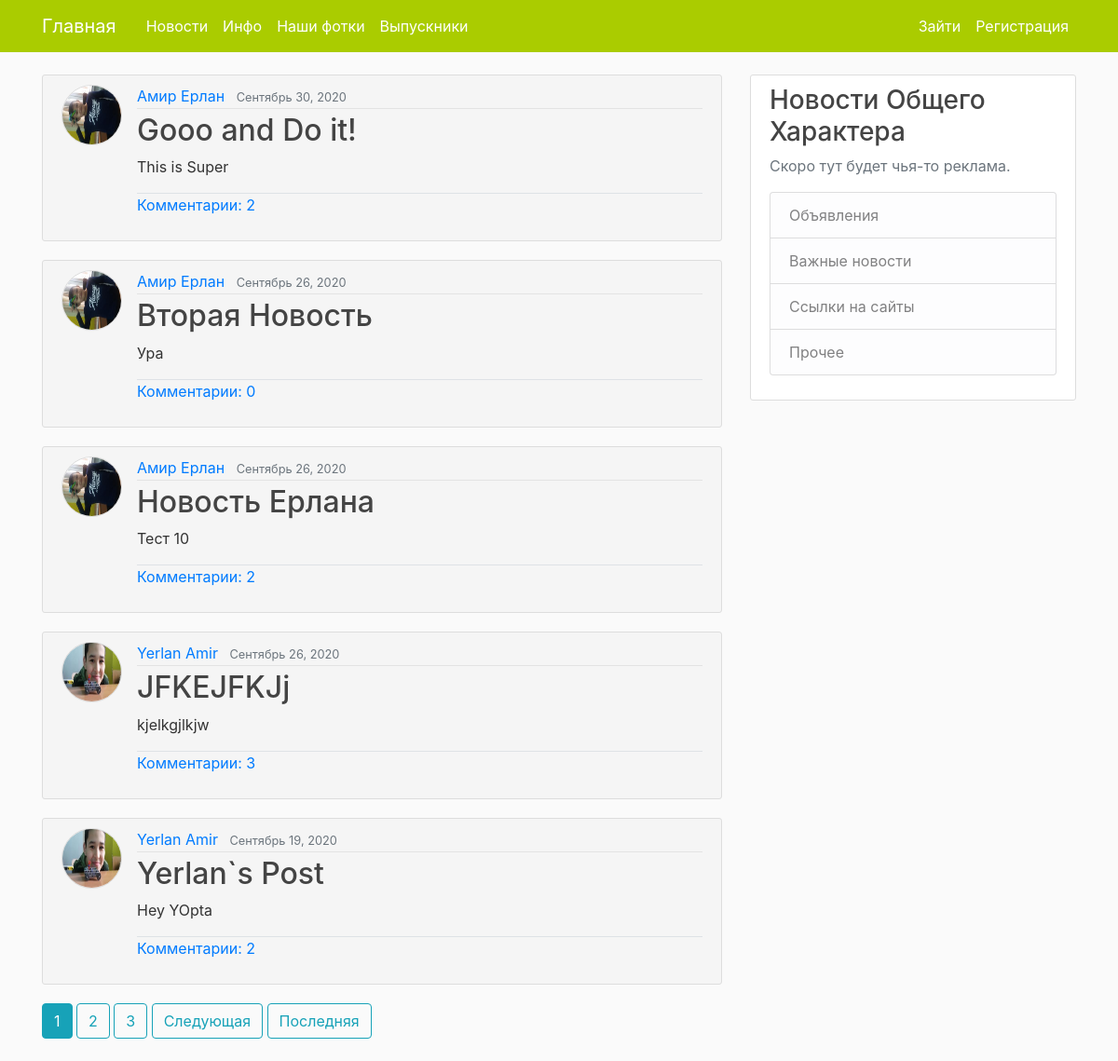
The page / on the database its author committed.
### BlogApp/models.py (models this page shows, shortened)
class Post(models.Model):
    title = models.CharField('Заголовок', max_length=100)
    content = models.TextField('Содержание')
    date_posted = models.DateTimeField(default=timezone.now)
    author = models.ForeignKey(User, on_delete=models.CASCADE)

### users/models.py (models this page shows, shortened)
class Profile(models.Model):
    user = models.OneToOneField(User, on_delete=models.CASCADE)
    image = models.ImageField(default="default.jpg", upload_to="profile_pics")
    nickname = models.CharField(max_length=100, null=True, blank=True)
    birthday = models.DateField(null=True, blank=True)
    cap = models.BooleanField(null=True, blank=True)

### BlogApp/views.py (the view)
# urls.py: path('', PostListView.as_view(), name="blog-home"),
class PostListView(ListView):
    model = Post
    template_name = "BlogApp/home.html" # <app>/<model>_<viewtype>.html
    context_object_name = "posts"
    ordering = ["-date_posted"]
    paginate_by = 5

### users/templatetags/name_filter.py (called while the page is built)
@register.filter(name='cutter')
@stringfilter
def cutter(value):
    return value.replace('_', ' ')

### BlogApp/templates/BlogApp/home.html (shortened to what this page needs)
{% extends "BlogApp/base.html" %}
{% load name_filter %}
{% load l10n %}
{% block content %}
    {% for post in posts %}
            <article class="media content-section" style="background-color:#f5f5f5;">
                <img class="rounded-circle article-img" src="{{ post.author.profile.image.url }}" style="border:solid #dddddd 1px;">
              <div class="media-body">
                <div class="article-metadata">
                  <a class="mr-2" href="{% url 'user-posts' post.author.username %}">{{ post.author|cutter }}</a>
                  <small class="text-muted">{{ post.date_posted|date:"F d, Y" }}</small>
                </div>
                <h2><a class="article-title" href="{% url 'post-detail' post.id %}">{{ post.title }}</a></h2>
                <p class="article-content">{{ post.content }}</p>
                <p class="article-content border-top"><a href="{% url 'post-detail' post.id %}">Комментарии: {{ post.commentsonpost_set.count }}</a></p>
              </div>
            </article>
    {% endfor %}
    {% if is_paginated %}
    {% for num in page_obj.paginator.page_range %}
        {% if page_obj.number == num %}
          <a class="btn btn-info mb-4" href="?page={{ num }}">{{ num }}</a>
        {% elif num > page_obj.number|add:"-3" and  num < page_obj.number|add:"3"  %}
          <a class="btn btn-outline-info mb-4" href="?page={{ num }}">{{ num }}</a>
        {% endif %}
    {% endfor %}
    {% if page_obj.has_next %}
      <a class="btn btn-outline-info mb-4" href="?page={{ page_obj.next_page_number}}">Следующая</a>
      <a class="btn btn-outline-info mb-4" href="?page={{ page_obj.paginator.num_pages }}">Последняя</a>
    {% endif %}
    {% endif %}
{% endblock content %}

### BlogApp/static/BlogApp/main.css (style rules this page uses)
body { background: #fafafa; color: #333333; margin-top: 5rem; }
h1, h2, h3, h4, h5, h6 { color: #444444; }
.content-section { background: #ffffff; padding: 10px 20px; border: 1px solid #dddddd; border-radius: 3px; margin-bottom: 20px; }
.article-title { color: #444444; }
.article-content { white-space: pre-line; }
.article-img { height: 65px; width: 65px; margin-right: 16px; }
.article-metadata { padding-bottom: 1px; margin-bottom: 4px; border-bottom: 1px solid #e3e3e3 }

### rows shown on the page
Post: author.profile.image (picture), author "Амир Ерлан", date_posted "Сентябрь 30, 2020", title "Gooo and Do it!", content "This is Super", commentsonpost_set.count "2"
Post: author.profile.image (picture), author "Амир Ерлан", date_posted "Сентябрь 26, 2020", title "Вторая Новость", content "Ура", commentsonpost_set.count "0"
Post: author.profile.image (picture), author "Амир Ерлан", date_posted "Сентябрь 26, 2020", title "Новость Ерлана", content "Тест 10", commentsonpost_set.count "2"
Post: author.profile.image (picture), author "Yerlan Amir", date_posted "Сентябрь 26, 2020", title "JFKEJFKJj", content "kjelkgjlkjw", commentsonpost_set.count "3"
Post: author.profile.image (picture), author "Yerlan Amir", date_posted "Сентябрь 19, 2020", title "Yerlan`s Post", content "Hey YOpta", commentsonpost_set.count "2"

### other values the page prints
{{ num }} "1"
{{ num }} "2" "3"
